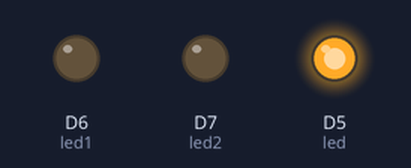
This sketch was run on a simulated ESP8266 (NodeMCU). Shown: output pins drawn as LEDs (lit = HIGH).

Above: at 0.5 s.
At 1.5 s:
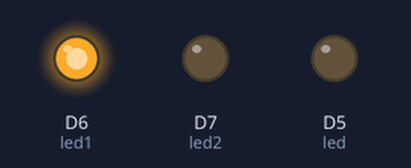
At 5.5 s:
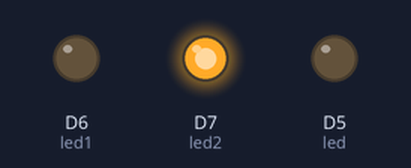
Timing chart, 0 to 6.9 s (numbered marks = the images above):
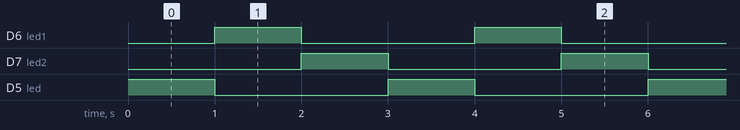

The sketch:

blinknodemcu.ino
```cpp
#include<ESP8266WiFi.h>
#define led  D5
#define led1 D6
#define led2 D7
void setup() {
  // put your setup code here, to run once:
  pinMode(led,OUTPUT);
  pinMode(led1,OUTPUT);
  pinMode(led2,OUTPUT);

}

void loop() {
  // put your main code here, to run repeatedly:
  digitalWrite(led,HIGH);
  digitalWrite(led1,LOW);
  digitalWrite(led2,LOW);
  delay(1000);
  digitalWrite(led,LOW);
  digitalWrite(led1,HIGH);
  digitalWrite(led2,LOW);
  delay(1000);
  digitalWrite(led,LOW);
  digitalWrite(led1,LOW);
  digitalWrite(led2,HIGH);
  delay(1000);

}
```

Measured:
- by itself, D6 (led1), D7 (led2), D5 (led): alternates HIGH for 1.0 s and LOW for 2.0 s
- by itself, everything shown: repeats every 3.0 s, in 3 steps
